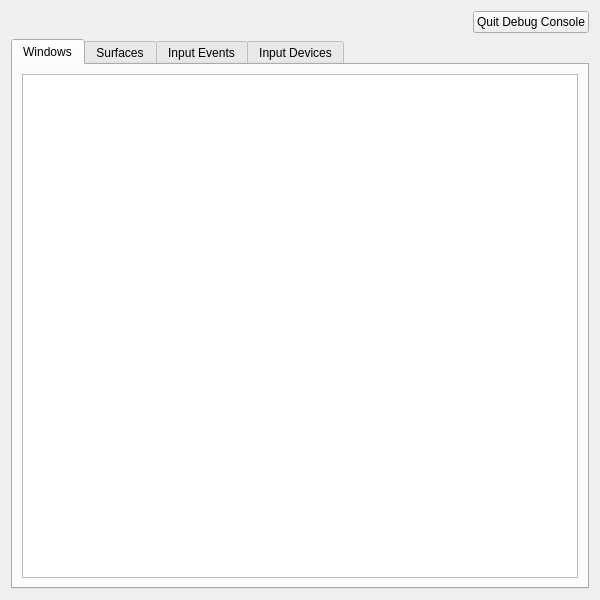
<?xml version="1.0" encoding="UTF-8"?>
<ui version="4.0">
 <class>DebugConsole</class>
 <widget class="QWidget" name="DebugConsole">
  <property name="geometry">
   <rect>
    <x>0</x>
    <y>0</y>
    <width>600</width>
    <height>600</height>
   </rect>
  </property>
  <property name="windowTitle">
   <string>Form</string>
  </property>
  <layout class="QVBoxLayout" name="verticalLayout">
   <item>
    <layout class="QHBoxLayout" name="horizontalLayout">
     <item>
      <spacer name="horizontalSpacer">
       <property name="orientation">
        <enum>Qt::Horizontal</enum>
       </property>
       <property name="sizeHint" stdset="0">
        <size>
         <width>40</width>
         <height>20</height>
        </size>
       </property>
      </spacer>
     </item>
     <item>
      <widget class="QPushButton" name="quitButton">
       <property name="text">
        <string>Quit Debug Console</string>
       </property>
      </widget>
     </item>
    </layout>
   </item>
   <item>
    <widget class="QTabWidget" name="tabWidget">
     <property name="currentIndex">
      <number>0</number>
     </property>
     <widget class="QWidget" name="windows">
      <attribute name="title">
       <string>Windows</string>
      </attribute>
      <layout class="QVBoxLayout" name="verticalLayout_2">
       <item>
        <widget class="QTreeView" name="windowsView">
         <attribute name="headerDefaultSectionSize">
          <number>250</number>
         </attribute>
        </widget>
       </item>
      </layout>
     </widget>
     <widget class="QWidget" name="surfaces">
      <attribute name="title">
       <string>Surfaces</string>
      </attribute>
      <layout class="QVBoxLayout" name="verticalLayout_3">
       <item>
        <widget class="QTreeView" name="surfacesView"/>
       </item>
      </layout>
     </widget>
     <widget class="QWidget" name="input">
      <attribute name="title">
       <string>Input Events</string>
      </attribute>
      <layout class="QVBoxLayout" name="verticalLayout_4">
       <item>
        <widget class="QTextEdit" name="inputTextEdit">
         <property name="enabled">
          <bool>false</bool>
         </property>
         <property name="readOnly">
          <bool>true</bool>
         </property>
        </widget>
       </item>
      </layout>
     </widget>
     <widget class="QWidget" name="inputDevices">
      <attribute name="title">
       <string>Input Devices</string>
      </attribute>
      <layout class="QVBoxLayout" name="verticalLayout_5">
       <item>
        <widget class="QTreeView" name="inputDevicesView"/>
       </item>
      </layout>
     </widget>
    </widget>
   </item>
  </layout>
 </widget>
 <tabstops>
  <tabstop>quitButton</tabstop>
 </tabstops>
 <resources/>
 <connections/>
</ui>
